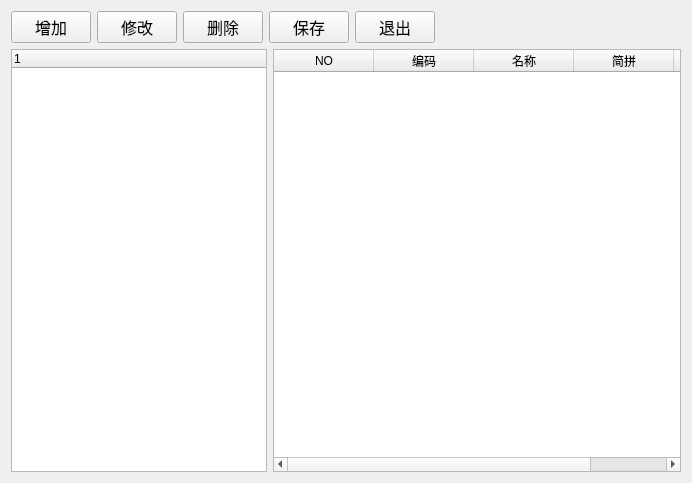
<?xml version="1.0" encoding="UTF-8"?>
<ui version="4.0">
 <class>Hospitalisationreceipt</class>
 <widget class="QWidget" name="Hospitalisationreceipt">
  <property name="geometry">
   <rect>
    <x>0</x>
    <y>0</y>
    <width>692</width>
    <height>483</height>
   </rect>
  </property>
  <property name="windowTitle">
   <string>住院收据</string>
  </property>
  <layout class="QVBoxLayout" name="verticalLayout_2">
   <item>
    <layout class="QVBoxLayout" name="verticalLayout">
     <item>
      <layout class="QHBoxLayout" name="horizontalLayout_2">
       <item>
        <widget class="QPushButton" name="addButton">
         <property name="sizePolicy">
          <sizepolicy hsizetype="Fixed" vsizetype="Fixed">
           <horstretch>0</horstretch>
           <verstretch>0</verstretch>
          </sizepolicy>
         </property>
         <property name="font">
          <font>
           <family>Agency FB</family>
           <pointsize>12</pointsize>
          </font>
         </property>
         <property name="text">
          <string>增加</string>
         </property>
        </widget>
       </item>
       <item>
        <widget class="QPushButton" name="editButton">
         <property name="sizePolicy">
          <sizepolicy hsizetype="Fixed" vsizetype="Fixed">
           <horstretch>0</horstretch>
           <verstretch>0</verstretch>
          </sizepolicy>
         </property>
         <property name="font">
          <font>
           <family>Agency FB</family>
           <pointsize>12</pointsize>
          </font>
         </property>
         <property name="text">
          <string>修改</string>
         </property>
        </widget>
       </item>
       <item>
        <widget class="QPushButton" name="deleteButton">
         <property name="sizePolicy">
          <sizepolicy hsizetype="Fixed" vsizetype="Fixed">
           <horstretch>0</horstretch>
           <verstretch>0</verstretch>
          </sizepolicy>
         </property>
         <property name="font">
          <font>
           <family>Agency FB</family>
           <pointsize>12</pointsize>
          </font>
         </property>
         <property name="text">
          <string>删除</string>
         </property>
        </widget>
       </item>
       <item>
        <widget class="QPushButton" name="saveButton">
         <property name="font">
          <font>
           <family>Agency FB</family>
           <pointsize>12</pointsize>
          </font>
         </property>
         <property name="text">
          <string>保存</string>
         </property>
        </widget>
       </item>
       <item>
        <widget class="QPushButton" name="exitButton">
         <property name="sizePolicy">
          <sizepolicy hsizetype="Fixed" vsizetype="Fixed">
           <horstretch>0</horstretch>
           <verstretch>0</verstretch>
          </sizepolicy>
         </property>
         <property name="font">
          <font>
           <family>Agency FB</family>
           <pointsize>12</pointsize>
          </font>
         </property>
         <property name="text">
          <string>退出</string>
         </property>
        </widget>
       </item>
       <item>
        <spacer name="horizontalSpacer_2">
         <property name="orientation">
          <enum>Qt::Horizontal</enum>
         </property>
         <property name="sizeHint" stdset="0">
          <size>
           <width>40</width>
           <height>20</height>
          </size>
         </property>
        </spacer>
       </item>
       <item>
        <widget class="QLabel" name="label">
         <property name="sizePolicy">
          <sizepolicy hsizetype="Expanding" vsizetype="Preferred">
           <horstretch>0</horstretch>
           <verstretch>0</verstretch>
          </sizepolicy>
         </property>
         <property name="text">
          <string/>
         </property>
        </widget>
       </item>
       <item>
        <spacer name="horizontalSpacer">
         <property name="orientation">
          <enum>Qt::Horizontal</enum>
         </property>
         <property name="sizeHint" stdset="0">
          <size>
           <width>40</width>
           <height>20</height>
          </size>
         </property>
        </spacer>
       </item>
      </layout>
     </item>
     <item>
      <layout class="QHBoxLayout" name="horizontalLayout">
       <item>
        <widget class="QTreeWidget" name="treeWidget">
         <property name="sizePolicy">
          <sizepolicy hsizetype="Fixed" vsizetype="Expanding">
           <horstretch>0</horstretch>
           <verstretch>0</verstretch>
          </sizepolicy>
         </property>
         <column>
          <property name="text">
           <string notr="true">1</string>
          </property>
         </column>
        </widget>
       </item>
       <item>
        <widget class="QTableWidget" name="tableWidget">
         <column>
          <property name="text">
           <string>NO</string>
          </property>
         </column>
         <column>
          <property name="text">
           <string>编码</string>
          </property>
         </column>
         <column>
          <property name="text">
           <string>名称</string>
          </property>
         </column>
         <column>
          <property name="text">
           <string>简拼</string>
          </property>
         </column>
         <column>
          <property name="text">
           <string>全拼</string>
          </property>
         </column>
        </widget>
       </item>
      </layout>
     </item>
    </layout>
   </item>
  </layout>
 </widget>
 <layoutdefault spacing="6" margin="11"/>
 <resources/>
 <connections/>
</ui>
